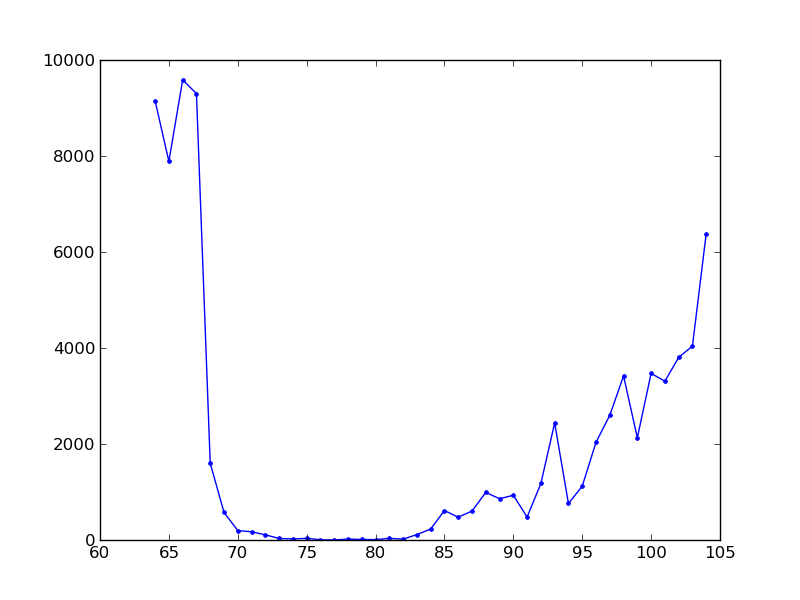

Recreate this plot in Python.
import matplotlib
matplotlib.use('Agg')

__author__ = 'lenk'

from pylab import *

currentIREF = 0
currentIREAD = 0
l = 33

def readM(tempCount, y, tempQuality):
    global currentIREF
    global currentIREAD
    for i in range(tempCount):
        y[int(ord(tempQuality[i])) - l] += 1
    currentIREF += tempCount
    currentIREAD += tempCount
    return y

def readI(tempCount):
    global currentIREF
    global currentIREAD
    currentIREAD += tempCount

def readD(tempCount):
    global currentIREF
    global currentIREAD
    currentIREF += tempCount

def readS(tempCount):
    global currentIREF
    global currentIREAD
    currentIREAD += tempCount

def readH():
    global currentIREF
    global currentIREAD

def readEqual(tempCount):
    global currentIREF
    global currentIREAD
    currentIREAD += tempCount
    currentIREF += tempCount

def readX(tempCount):
    global currentIREF
    global currentIREAD
    currentIREAD += tempCount
    currentIREF += tempCount

def readN(tempCount):
    global currentIREF
    global currentIREAD
    currentIREF += tempCount

def readP(tempCount):
    global currentIREF
    global currentIREAD
    currentIREAD += tempCount
    currentIREF += tempCount

def freq():
    global l
    global currentIREF
    global currentIREAD
    m = dict(A=[0, 0, 0, 0, 0], C=[0, 0, 0, 0, 0], G=[0, 0, 0, 0, 0], T=[0, 0, 0, 0, 0], ID=[0, 0, 0, 0, 0])

    #read reference
    with open('DH10B-K12.fasta', 'r') as f:
        f.readline()
        reference = ''
        while True:
            temp = f.readline()
            if temp == '':
                break
            reference += temp[:-1]
    f.close()

    number = {'0', '1', '2', '3', '4', '5', '6', '7', '8', '9'}

    #determine quality format and work with sam
    with open('test.sam', 'r') as f1:
        #determine quality:
        f1.readline()
        format = 0
        for i in range(100):
            inputLine = []
            inputLine.extend(f1.readline().split('\t'))
            quality = inputLine[10][:]
            ident = {"J", "K", "L", "M", "N", "O", "P", "Q", "R", "S", "T", "U", "V", "W", "X", "Y", "Z",
                              "[", "]", "`", "a", "b", "c", "d", "e", "f", "g", "h", r"\\", r"\^", r"\_"}
            for i in range(len(quality)):
                if quality[i] in ident:
                    format = 1
                    l = 64
                    break
            if format == 1:
                break

        f1.seek(0)

        x = []
        y = []
        for i in range(40 + 1):
            y.append(0)
            x.append(l + i)

        #read sam:
        a, b, c = f1.readline().split()
        L = int(c[3:])
        while True:
            inputLine = []
            inputLine.extend(f1.readline().split('\t'))
            if inputLine[0] == '\n' or inputLine[0] == '':
                break

            cigar = str(inputLine[5][:])
            read = inputLine[9][:]
            quality = inputLine[10][:]

            currentIREAD = 0
            currentIREF = 0
            i = 0
            while i < len(cigar):
                tempCount = ''
                while cigar[i] in number:
                    tempCount += cigar[i]
                    i += 1
                if tempCount != '' and tempCount != '0':
                    tempCount = int(tempCount)

                    tempReference = reference[int(inputLine[3]) + currentIREF - 1:int(inputLine[3]) + currentIREF +
                                                                                  tempCount - 1]
                    tempRead = read[currentIREAD:currentIREAD + tempCount]
                    tempQuality = quality[currentIREAD:currentIREAD + tempCount]
                    #print 'reference=', len(reference), '\r\nread=',  tempRead, '\r\ncigar', cigar, 'i=', i, \
                    #    'tempCount=', tempCount
                    #print 'currentIREF=', currentIREF, 'currentIREAD=', currentIREAD
                    #print int(inputLine[3]) + currentIREF - 1, int(inputLine[3]) + currentIREF + tempCount - 1
                    if cigar[i] == 'M':
                        y = readM(tempCount, y, tempQuality)
                    if cigar[i] == 'I':
                        readI(tempCount)
                    if cigar[i] == 'D':
                        readD(tempCount)
                    if cigar[i] == 'S':
                        readS(tempCount)
                    if cigar[i] == 'H':
                        readH()
                    if cigar[i] == '=':
                        readEqual(tempCount)
                    if cigar[i] == 'X':
                        readX(tempCount)
                    if cigar[i] == 'N':
                        readN(tempCount)
                    if cigar[i] == 'P':
                        readP(tempCount)
                    #print 'currentIREF=', currentIREF, 'currentIREAD=', currentIREAD
                i += 1
    f1.close()
    plot(x, y, marker='.', linestyle='-', color='b')
    savefig('qualityM.png')

freq()
